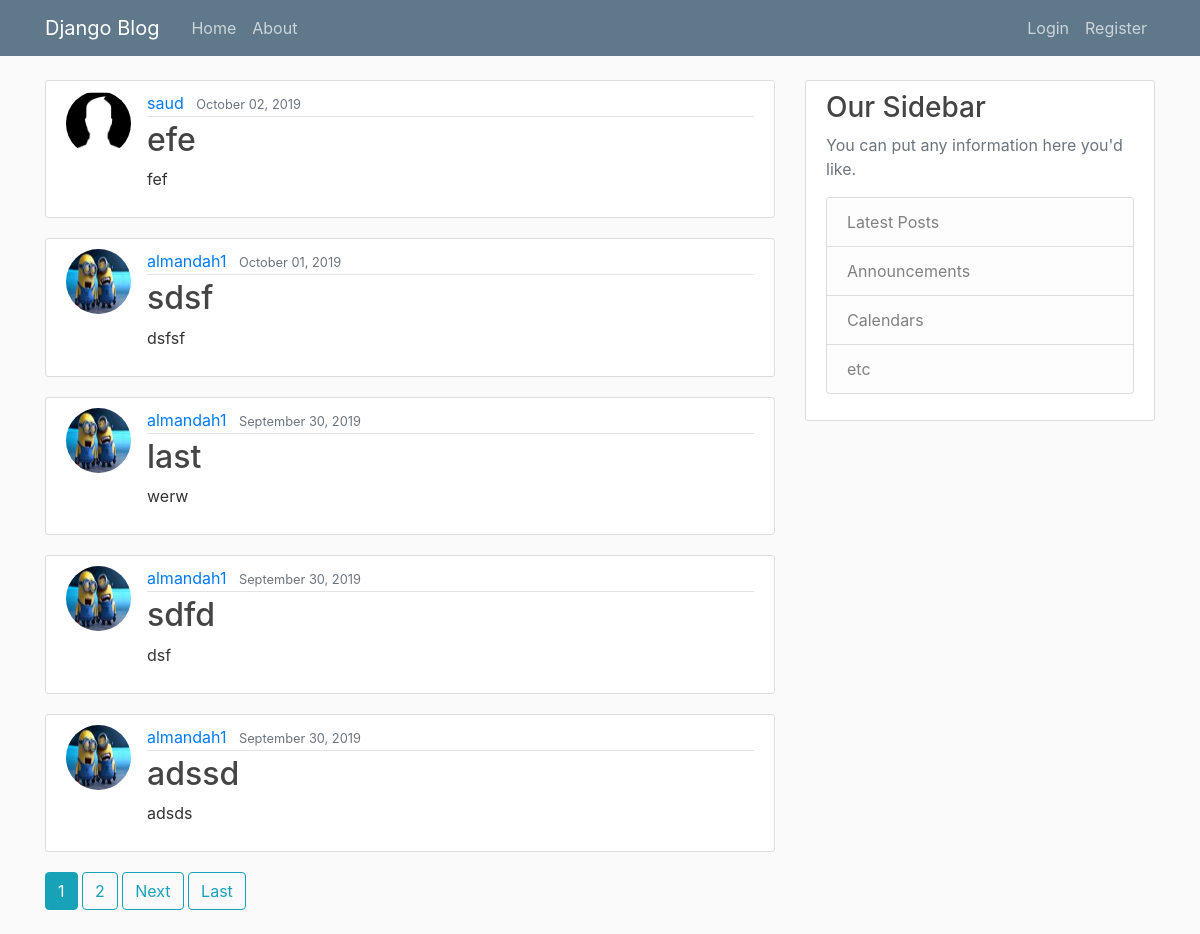
The page / on the database its author committed.
### blog/models.py (models this page shows, shortened)
class Post(models.Model):
    title = models.CharField(max_length=100)
    content = models.TextField()
    date_posted = models.DateTimeField(default=timezone.now)
    author = models.ForeignKey(User, on_delete=models.CASCADE)

### users/models.py (models this page shows, shortened)
class Profile(models.Model):
	city = [('riyadh', 'Riyadh Province -  الرياض'),('jeddah', 'Jeddah Province -  جدة'),
     ('medinah', 'Medinah Province -  المدينة'), ('makkah', 'Makkah Province - مكة'), ('qassim', 'Qassim Province - القصيم'),
      ('easter', 'Easter Province - المنطقه الشرقيه'), ('asir', 'Asir Province -  عسير'), ('tabuk', 'Tabuk Province -  تبوك'),
       ('hail', 'Hail Province -  حايل'), ('northern', 'Norther Borders -  منطقة الحدود الشماليه'), ('jizan', 'Jizan Province -  جيزان'),
        ('tabuk', 'Tabuk Province -  تبوك'), ('bahah', 'Bahah Province -  الباحة'), ('najran', 'Najran Province -  نجران')]
	user = models.OneToOneField(User, on_delete=models.CASCADE)
	image = models.ImageField(default='default.jpg',upload_to='profile_pics ')
	city = models.CharField(max_length=20, choices=city,default='riyadh',null=True)
	phone = models.CharField(max_length=10,null=True)
	first_name = models.CharField(max_length=20,null=True)
	last_name = models.CharField(max_length=20,null=True)

### blog/views.py (the view)
# urls.py: path('', PostListView.as_view(), name='blog-home'),
class PostListView(ListView):
	model = Post
	template_name = 'blog/home.html'
	context_object_name = 'posts'
	ordering = ['-date_posted']
	paginate_by = 5

### blog/templates/blog/home.html (shortened to what this page needs)
{% extends "blog/base.html" %}
{% block content %}
    {% for post in posts %}
        <article class="media content-section">
          <img class="rounded-circle article-img" src="{{ post.author.profile.image.url }}">
          <div class="media-body">
            <div class="article-metadata">
              <a class="mr-2" href="{% url 'user-posts' post.author.username %}">{{ post.author }}</a>
              <small class="text-muted">{{ post.date_posted|date:"F d, Y" }}</small>
            </div>
            <h2><a class="article-title" href="{% url 'post-detail' post.id %}">{{ post.title }}</a></h2>
            <p class="article-content">{{ post.content }}</p>
          </div>
        </article>
    {% endfor %}
    {% if is_paginated %}
      {% for num in page_obj.paginator.page_range %}
        {% if page_obj.number == num %}
          <a class="btn btn-info mb-4" href="?page={{ num }}">{{ num }}</a>
        {% elif num > page_obj.number|add:'-3' and num < page_obj.number|add:'3' %}
          <a class="btn btn-outline-info mb-4" href="?page={{ num }}">{{ num }}</a>
        {% endif %}
      {% endfor %}
      {% if page_obj.has_next %}
        <a class="btn btn-outline-info mb-4" href="?page={{ page_obj.next_page_number }}">Next</a>
        <a class="btn btn-outline-info mb-4" href="?page={{ page_obj.paginator.num_pages }}">Last</a>
      {% endif %}
    {% endif %}
{% endblock content %}

### blog/templates/blog/base.html (shortened to what this page needs)
{% load static %}
<!DOCTYPE html>
<html>
<head>
    <link rel="stylesheet" href="https://maxcdn.bootstrapcdn.com/bootstrap/4.0.0/css/bootstrap.min.css">
    <link rel="stylesheet" type="text/css" href="{% static 'blog/main.css' %}">
</head>
<body>
    <header class="site-header">
      <nav class="navbar navbar-expand-md navbar-dark bg-steel fixed-top">
        <div class="container">
          <a class="navbar-brand mr-4" href="{% url 'blog-home' %}">Django Blog</a>
          <div class="collapse navbar-collapse" id="navbarToggle">
            <div class="navbar-nav mr-auto">
              <a class="nav-item nav-link" href="{% url 'blog-home' %}">Home</a>
              <a class="nav-item nav-link" href="{% url 'blog-about' %}">About</a>
            </div>
            <div class="navbar-nav">
              {% if user.is_authenticated %}
              <a class="nav-item nav-link" href="{% url 'post-create' %}">New Post</a>
              <a class="nav-item nav-link" href="{% url 'blog-loc' %}">location</a>
              <a class="nav-item nav-link" href="{% url 'profile' %}">Profile</a>
              <a class="nav-item nav-link" href="{% url 'logout' %}">logout</a>
              {% else %}
              <a class="nav-item nav-link" href="{% url 'login' %}">Login</a>
              <a class="nav-item nav-link" href="{% url 'register' %}">Register</a>
              {% endif %}
            </div>
          </div>
        </div>
      </nav>
    </header>
    <main role="main" class="container">
      <div class="row">
        <div class="col-md-8">
          {% block content %}{% endblock %}
        </div>
        <div class="col-md-4">
          <div class="content-section">
            <h3>Our Sidebar</h3>
            <p class='text-muted'>You can put any information here you'd like.
              <ul class="list-group">
                <li class="list-group-item list-group-item-light">Latest Posts</li>
                <li class="list-group-item list-group-item-light">Announcements</li>
                <li class="list-group-item list-group-item-light">Calendars</li>
                <li class="list-group-item list-group-item-light">etc</li>
              </ul>
            </p>
          </div>
        </div>
      </div>
    </main>
</body>
</html>

### blog/static/blog/main.css (style rules this page uses)
body { background: #fafafa; color: #333333; margin-top: 5rem; }
h1, h2, h3, h4, h5, h6 { color: #444444; }
ul { margin: 0; }
.bg-steel { background-color: #5f788a; }
.site-header .navbar-nav .nav-link { color: #cbd5db; }
.content-section { background: #ffffff; padding: 10px 20px; border: 1px solid #dddddd; border-radius: 3px; margin-bottom: 20px; }
.article-title { color: #444444; }
.article-content { white-space: pre-line; }
.article-img { height: 65px; width: 65px; margin-right: 16px; }
.article-metadata { padding-bottom: 1px; margin-bottom: 4px; border-bottom: 1px solid #e3e3e3 }

### rows shown on the page
Post: author.profile.image (placeholder picture), author "saud", date_posted "October 02, 2019", title "efe", content "fef"
Post: author.profile.image (picture), author "almandah1", date_posted "October 01, 2019", title "sdsf", content "dsfsf"
Post: author.profile.image (picture), author "almandah1", date_posted "September 30, 2019", title "last", content "werw"
Post: author.profile.image (picture), author "almandah1", date_posted "September 30, 2019", title "sdfd", content "dsf"
Post: author.profile.image (picture), author "almandah1", date_posted "September 30, 2019", title "adssd", content "adsds"

### other values the page prints
{{ num }} "1"
{{ num }} "2"
